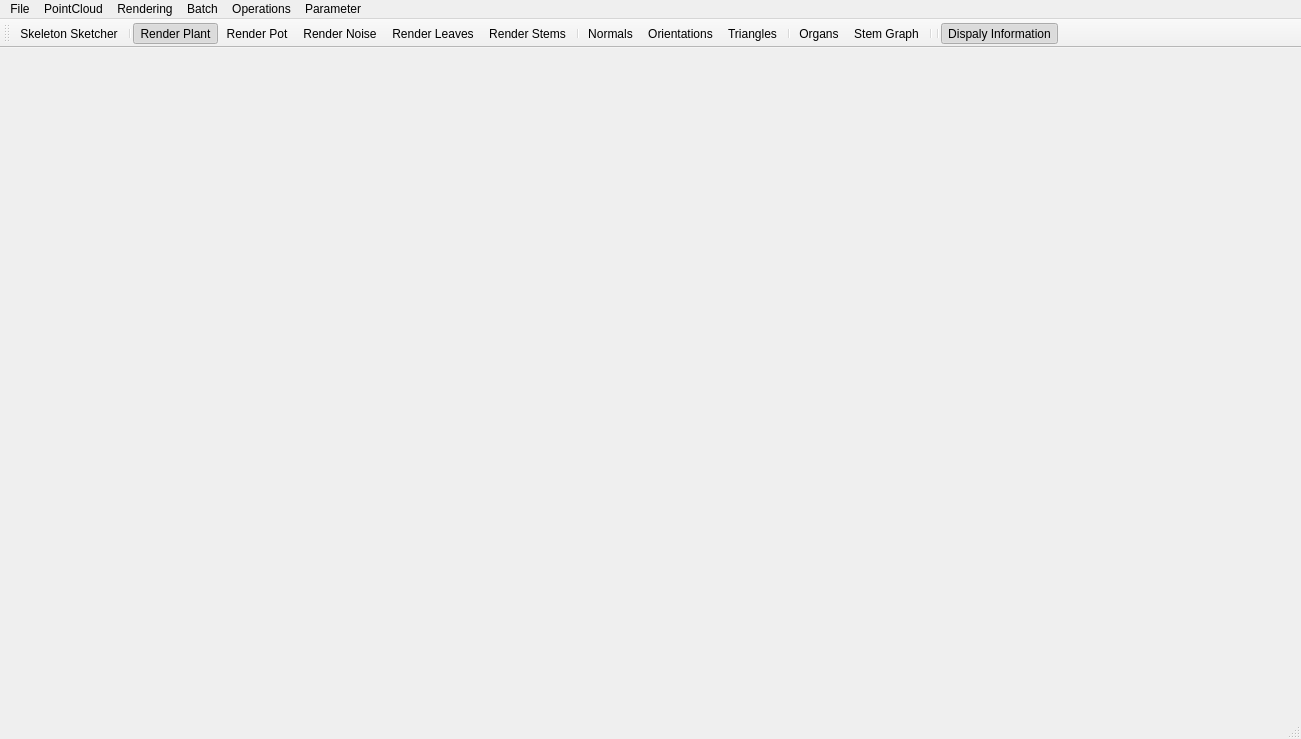
<?xml version="1.0" encoding="UTF-8"?>
<ui version="4.0">
 <class>MainWindowClass</class>
 <widget class="QMainWindow" name="MainWindowClass">
  <property name="geometry">
   <rect>
    <x>0</x>
    <y>0</y>
    <width>1301</width>
    <height>739</height>
   </rect>
  </property>
  <property name="focusPolicy">
   <enum>Qt::StrongFocus</enum>
  </property>
  <property name="windowTitle">
   <string>MainWindow</string>
  </property>
  <widget class="QWidget" name="centralWidget">
   <property name="sizePolicy">
    <sizepolicy hsizetype="Maximum" vsizetype="Maximum">
     <horstretch>0</horstretch>
     <verstretch>0</verstretch>
    </sizepolicy>
   </property>
   <property name="autoFillBackground">
    <bool>false</bool>
   </property>
  </widget>
  <widget class="QMenuBar" name="menuBar">
   <property name="geometry">
    <rect>
     <x>0</x>
     <y>0</y>
     <width>1301</width>
     <height>21</height>
    </rect>
   </property>
   <widget class="QMenu" name="menuFile">
    <property name="title">
     <string>File</string>
    </property>
    <widget class="QMenu" name="menuRecentWorkspaces">
     <property name="title">
      <string>Recent Workspaces</string>
     </property>
    </widget>
    <addaction name="actionSetWorkspace"/>
    <addaction name="menuRecentWorkspaces"/>
    <addaction name="separator"/>
    <addaction name="actionSaveRegistrator"/>
    <addaction name="actionSaveRegisteredPoints"/>
    <addaction name="separator"/>
    <addaction name="actionPOVRaySnapshot"/>
    <addaction name="actionPOVRayAnimation"/>
    <addaction name="actionPovRayFrames"/>
    <addaction name="separator"/>
    <addaction name="actionLoadMeshModel"/>
    <addaction name="actionSaveSceneAsObj"/>
    <addaction name="separator"/>
    <addaction name="actionLoadCamera"/>
    <addaction name="actionSaveCamera"/>
   </widget>
   <widget class="QMenu" name="menuPointCloud">
    <property name="title">
     <string>PointCloud</string>
    </property>
    <addaction name="actionRegistrationICP"/>
    <addaction name="actionRegistrationLUM"/>
    <addaction name="actionRefineAxis"/>
   </widget>
   <widget class="QMenu" name="menuView">
    <property name="title">
     <string>Rendering</string>
    </property>
    <addaction name="actionIncreasePointSize"/>
    <addaction name="actionDecreasePointSize"/>
    <addaction name="actionIncreaseLineWidth"/>
    <addaction name="actionDecreaseLineWidth"/>
    <addaction name="separator"/>
    <addaction name="actionRenderPlant"/>
    <addaction name="actionRenderPot"/>
    <addaction name="actionRenderNoise"/>
    <addaction name="actionRenderLeaves"/>
    <addaction name="actionRenderStems"/>
    <addaction name="separator"/>
    <addaction name="actionRenderNormals"/>
    <addaction name="actionRenderOrientations"/>
    <addaction name="actionRenderTriangles"/>
    <addaction name="separator"/>
    <addaction name="actionRenderOrgans"/>
    <addaction name="actionRenderStemGraph"/>
    <addaction name="separator"/>
    <addaction name="actionForceCenterScene"/>
    <addaction name="separator"/>
   </widget>
   <widget class="QMenu" name="menuBatch">
    <property name="title">
     <string>Batch</string>
    </property>
    <addaction name="actionGeneratePoints"/>
    <addaction name="actionBatchRegistration"/>
    <addaction name="separator"/>
    <addaction name="actionBatchEstimateNormal"/>
    <addaction name="actionBatchEstimateThickness"/>
    <addaction name="actionBatchEstimateOrientation"/>
    <addaction name="separator"/>
    <addaction name="actionCancelTasks"/>
    <addaction name="separator"/>
    <addaction name="actionBatchRenameViews"/>
    <addaction name="actionBatchRenameFrames"/>
    <addaction name="actionBatchExtractPoints"/>
    <addaction name="actionBatchVirtualScan"/>
    <addaction name="actionExtractPlant"/>
    <addaction name="separator"/>
    <addaction name="actionRemoveBadFrames"/>
    <addaction name="actionExtractKeyFrames"/>
    <addaction name="actionRotateCloud"/>
    <addaction name="separator"/>
   </widget>
   <widget class="QMenu" name="menuParameter">
    <property name="title">
     <string>Parameter</string>
    </property>
    <addaction name="actionParameterMaster"/>
    <addaction name="actionEnableInformation"/>
    <addaction name="separator"/>
    <addaction name="actionSaveParameters"/>
    <addaction name="actionLoadParameters"/>
    <addaction name="separator"/>
    <addaction name="actionSkeletonSketcher"/>
   </widget>
   <widget class="QMenu" name="menuGo_Back">
    <property name="title">
     <string>Operations</string>
    </property>
    <addaction name="actionForwardClassify"/>
    <addaction name="actionBackwardClassify"/>
    <addaction name="separator"/>
    <addaction name="actionFSmoothLeaves"/>
    <addaction name="actionBSmoothLeaves"/>
    <addaction name="separator"/>
    <addaction name="actionFSmoothStems"/>
    <addaction name="actionBSmoothStems"/>
    <addaction name="separator"/>
    <addaction name="actionAbsoluteClassify"/>
    <addaction name="actionDecomposeLeaves"/>
    <addaction name="actionDecomposeStems"/>
    <addaction name="separator"/>
   </widget>
   <addaction name="menuFile"/>
   <addaction name="menuPointCloud"/>
   <addaction name="menuView"/>
   <addaction name="menuBatch"/>
   <addaction name="menuGo_Back"/>
   <addaction name="menuParameter"/>
  </widget>
  <widget class="QStatusBar" name="statusBar"/>
  <widget class="QToolBar" name="mainToolBar">
   <attribute name="toolBarArea">
    <enum>TopToolBarArea</enum>
   </attribute>
   <attribute name="toolBarBreak">
    <bool>false</bool>
   </attribute>
   <addaction name="actionSkeletonSketcher"/>
   <addaction name="separator"/>
   <addaction name="actionRenderPlant"/>
   <addaction name="actionRenderPot"/>
   <addaction name="actionRenderNoise"/>
   <addaction name="actionRenderLeaves"/>
   <addaction name="actionRenderStems"/>
   <addaction name="separator"/>
   <addaction name="actionRenderNormals"/>
   <addaction name="actionRenderOrientations"/>
   <addaction name="actionRenderTriangles"/>
   <addaction name="separator"/>
   <addaction name="actionRenderOrgans"/>
   <addaction name="actionRenderStemGraph"/>
   <addaction name="separator"/>
   <addaction name="separator"/>
   <addaction name="actionEnableInformation"/>
  </widget>
  <action name="actionSetWorkspace">
   <property name="text">
    <string>Set Workspace</string>
   </property>
   <property name="shortcut">
    <string>Ctrl+W</string>
   </property>
  </action>
  <action name="actionSaveRegistrator">
   <property name="text">
    <string>Save Registrator</string>
   </property>
  </action>
  <action name="actionRegistrationICP">
   <property name="text">
    <string>ICP Registration</string>
   </property>
   <property name="shortcut">
    <string>Ctrl+I</string>
   </property>
  </action>
  <action name="actionIncreasePointSize">
   <property name="text">
    <string>Increase Point Size</string>
   </property>
   <property name="shortcut">
    <string>Ctrl+=</string>
   </property>
  </action>
  <action name="actionDecreasePointSize">
   <property name="text">
    <string>Decrease Point Size</string>
   </property>
   <property name="shortcut">
    <string>Ctrl+-</string>
   </property>
  </action>
  <action name="actionIncreaseLineWidth">
   <property name="text">
    <string>Increase Line Width</string>
   </property>
   <property name="shortcut">
    <string>+</string>
   </property>
  </action>
  <action name="actionDecreaseLineWidth">
   <property name="text">
    <string>Decrease Line Width</string>
   </property>
   <property name="shortcut">
    <string>_</string>
   </property>
  </action>
  <action name="actionRefineAxis">
   <property name="text">
    <string>Refine Axis</string>
   </property>
   <property name="shortcut">
    <string>Ctrl+R</string>
   </property>
  </action>
  <action name="actionSaveRegisteredPoints">
   <property name="text">
    <string>Save Registered Points</string>
   </property>
  </action>
  <action name="actionGeneratePoints">
   <property name="text">
    <string>Generate Points</string>
   </property>
  </action>
  <action name="actionBatchRegistration">
   <property name="text">
    <string>Registration</string>
   </property>
  </action>
  <action name="actionBatchRenameViews">
   <property name="text">
    <string>Rename Views</string>
   </property>
  </action>
  <action name="actionRegistrationLUM">
   <property name="text">
    <string>LUM Registration</string>
   </property>
  </action>
  <action name="actionRenderPlant">
   <property name="checkable">
    <bool>true</bool>
   </property>
   <property name="checked">
    <bool>true</bool>
   </property>
   <property name="text">
    <string>Render Plant</string>
   </property>
  </action>
  <action name="actionRenderPot">
   <property name="checkable">
    <bool>true</bool>
   </property>
   <property name="checked">
    <bool>false</bool>
   </property>
   <property name="text">
    <string>Render Pot</string>
   </property>
  </action>
  <action name="actionRenderNoise">
   <property name="checkable">
    <bool>true</bool>
   </property>
   <property name="checked">
    <bool>false</bool>
   </property>
   <property name="text">
    <string>Render Noise</string>
   </property>
  </action>
  <action name="actionRenderTriangles">
   <property name="checkable">
    <bool>true</bool>
   </property>
   <property name="checked">
    <bool>false</bool>
   </property>
   <property name="text">
    <string>Triangles</string>
   </property>
  </action>
  <action name="actionRenderStemGraph">
   <property name="checkable">
    <bool>true</bool>
   </property>
   <property name="checked">
    <bool>false</bool>
   </property>
   <property name="text">
    <string>Stem Graph</string>
   </property>
  </action>
  <action name="actionRenderOrgans">
   <property name="checkable">
    <bool>true</bool>
   </property>
   <property name="checked">
    <bool>false</bool>
   </property>
   <property name="text">
    <string>Organs</string>
   </property>
  </action>
  <action name="actionPOVRaySnapshot">
   <property name="text">
    <string>POV-Ray Snapshot</string>
   </property>
  </action>
  <action name="actionPOVRayAnimation">
   <property name="text">
    <string>POV-Ray Animation</string>
   </property>
  </action>
  <action name="actionCancelTasks">
   <property name="text">
    <string>Cancel Tasks</string>
   </property>
  </action>
  <action name="actionParameterMaster">
   <property name="text">
    <string>Parameter Master</string>
   </property>
  </action>
  <action name="actionBatchExtractPoints">
   <property name="text">
    <string>Extract Points</string>
   </property>
  </action>
  <action name="actionBatchRenameFrames">
   <property name="text">
    <string>Rename Frames</string>
   </property>
  </action>
  <action name="actionBatchEstimateNormal">
   <property name="text">
    <string>Estimate Normal</string>
   </property>
  </action>
  <action name="actionRenderNormals">
   <property name="checkable">
    <bool>true</bool>
   </property>
   <property name="text">
    <string>Normals</string>
   </property>
  </action>
  <action name="actionBatchEstimateThickness">
   <property name="text">
    <string>Estimate Thickness</string>
   </property>
  </action>
  <action name="actionBatchVirtualScan">
   <property name="text">
    <string>Virtual Scan</string>
   </property>
  </action>
  <action name="actionLoadMeshModel">
   <property name="text">
    <string>Load Mesh Model</string>
   </property>
  </action>
  <action name="actionPovRayFrames">
   <property name="text">
    <string>POV-Ray Frames</string>
   </property>
  </action>
  <action name="actionRemoveBadFrames">
   <property name="text">
    <string>Remove Bad Frames</string>
   </property>
  </action>
  <action name="actionExtractPlant">
   <property name="text">
    <string>Extract Plant</string>
   </property>
  </action>
  <action name="actionSaveSceneAsObj">
   <property name="text">
    <string>Save Scene as .obj</string>
   </property>
  </action>
  <action name="actionBatchEstimateOrientation">
   <property name="checkable">
    <bool>false</bool>
   </property>
   <property name="text">
    <string>Estimate Orientation</string>
   </property>
  </action>
  <action name="actionSaveCamera">
   <property name="text">
    <string>Save Camera</string>
   </property>
  </action>
  <action name="actionLoadCamera">
   <property name="text">
    <string>Load Camera</string>
   </property>
  </action>
  <action name="actionExtractKeyFrames">
   <property name="text">
    <string>Extract Key Frames</string>
   </property>
  </action>
  <action name="actionForceCenterScene">
   <property name="text">
    <string>Center Scene</string>
   </property>
  </action>
  <action name="actionEnableInformation">
   <property name="checkable">
    <bool>true</bool>
   </property>
   <property name="checked">
    <bool>true</bool>
   </property>
   <property name="text">
    <string>Dispaly Information</string>
   </property>
  </action>
  <action name="actionRenderLeaves">
   <property name="checkable">
    <bool>true</bool>
   </property>
   <property name="checked">
    <bool>false</bool>
   </property>
   <property name="text">
    <string>Render Leaves</string>
   </property>
  </action>
  <action name="actionRenderStems">
   <property name="checkable">
    <bool>true</bool>
   </property>
   <property name="checked">
    <bool>false</bool>
   </property>
   <property name="text">
    <string>Render Stems</string>
   </property>
  </action>
  <action name="actionRotateCloud">
   <property name="text">
    <string>Rotate Cloud</string>
   </property>
  </action>
  <action name="actionLoadParameters">
   <property name="text">
    <string>Load Parameters</string>
   </property>
  </action>
  <action name="actionSaveParameters">
   <property name="text">
    <string>Save Parameters</string>
   </property>
  </action>
  <action name="actionRenderOrientations">
   <property name="checkable">
    <bool>true</bool>
   </property>
   <property name="text">
    <string>Orientations</string>
   </property>
  </action>
  <action name="actionForwardClassify">
   <property name="text">
    <string>Forward Classify</string>
   </property>
  </action>
  <action name="actionBackwardClassify">
   <property name="text">
    <string>Backward Classify</string>
   </property>
  </action>
  <action name="actionSkeletonSketcher">
   <property name="checkable">
    <bool>true</bool>
   </property>
   <property name="text">
    <string>Skeleton Sketcher</string>
   </property>
  </action>
  <action name="actionFSmoothLeaves">
   <property name="text">
    <string>FSmooth Leaves</string>
   </property>
  </action>
  <action name="actionBSmoothLeaves">
   <property name="text">
    <string>BSmooth Leaves</string>
   </property>
  </action>
  <action name="actionFSmoothStems">
   <property name="text">
    <string>FSmooth Stems</string>
   </property>
  </action>
  <action name="actionBSmoothStems">
   <property name="text">
    <string>BSmooth Stems</string>
   </property>
  </action>
  <action name="actionDecomposeLeaves">
   <property name="text">
    <string>Decompose Leaves</string>
   </property>
  </action>
  <action name="actionDecomposeStems">
   <property name="text">
    <string>Decompose Stems</string>
   </property>
  </action>
  <action name="actionAbsoluteClassify">
   <property name="text">
    <string>Absolute Classify</string>
   </property>
  </action>
 </widget>
 <layoutdefault spacing="6" margin="11"/>
 <resources>
  <include location="main_window.qrc"/>
 </resources>
 <connections/>
</ui>
